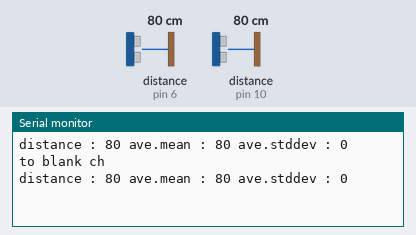
This sketch was run on a simulated Arduino Uno, built with avr-gcc and run on an emulated ATmega328P. Parts: the last lines printed to the serial monitor. The test bench sets the inputs (shaded band); at power-on: distance to the obstacle (sensors on pin 6, pin 10) 80 cm. The echo pulse lasts 58.3 µs per cm.

Above: at 1.9 s.
2.0 s: distance to the obstacle (sensor on pin 6) set to 120 cm
At 6.2 s:
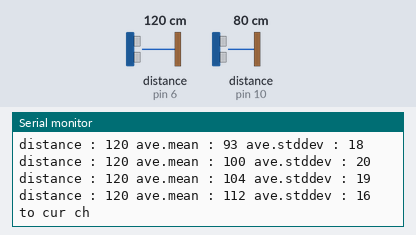
6.3 s: distance to the obstacle (sensor on pin 6) set to 2 cm
At 7.6 s:
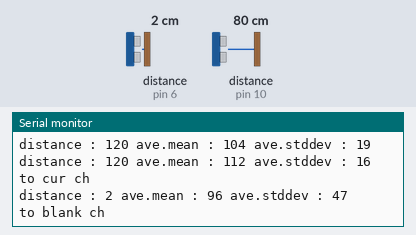
Timing chart, 0 to 9.3 s (numbered marks = the images above; inputs shaded):
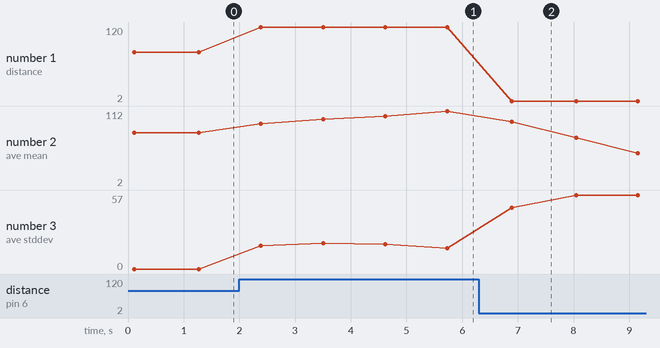

The sketch:

_02_hc-sr04_lib.ino
```cpp
/*
https://github.com/JRodrigoTech/Ultrasonic-HC-SR04
https://github.com/MajenkoLibraries/Average
*/
#include <Average.h>
#include <Ultrasonic.h>
#include <IRremote.h>

IRsend irsend;

Ultrasonic ultraleft(5,6,30000);   // (Trig PIN,Echo PIN)
Ultrasonic ultraright(9,10,30000);  // (Trig PIN,Echo PIN)

Average<float> ave(5);

int power_status = 1 ;

unsigned long  tv_input = 0x20DFD02F;
unsigned long  tv_right = 0x20DF609F;
unsigned long  tv_left  = 0x20DFE01F;
unsigned long  tv_enter = 0x20DF22DD;

int tv_cur_input_no  = 1;
int tv_move_input_no = 3;

void setup() {
  Serial.begin (38400);
  pinMode(4, OUTPUT); // VCC pin
  pinMode(7, OUTPUT); // GND ping

  pinMode(8, OUTPUT); // VCC pin
  pinMode(11, OUTPUT); // GND ping

  digitalWrite(4, HIGH); // VCC +5V mode
  digitalWrite(7, LOW);  // GND mode

  digitalWrite(8, HIGH); // VCC +5V mode
  digitalWrite(11, LOW);  // GND mode

  pinMode(12, OUTPUT); // GND for IR
  digitalWrite(2, LOW);


}

void tv_input_to_blank(){
  irsend.sendNEC(tv_input, 32);
  delay(3000);
  for ( int i = 0 ; i < ( tv_move_input_no - tv_cur_input_no) ; i++ ) {
    irsend.sendNEC(tv_right, 32);
    delay(300);
  }
  irsend.sendNEC(tv_enter, 32);
}

void tv_input_to_cur(){
  irsend.sendNEC(tv_input, 32);
  delay(3000);
  for ( int i = 0 ; i < ( tv_move_input_no - tv_cur_input_no) ; i++ ) {
    irsend.sendNEC(tv_left, 32);
    delay(300);
  }
  irsend.sendNEC(tv_enter, 32);
}

long check_distance() {
  int distanceleft = ultraleft.Ranging(CM);
  delay(50);
  int distanceright = ultraright.Ranging(CM);
  delay(50);

  //if ( distanceleft >= distanceright ) {
  //   return distanceright;
  //} else {
     return distanceleft ;
  //}
}

void loop() {

  int distance = check_distance();
  ave.push(distance);

  Serial.print("distance : ");
  Serial.print(distance);
  Serial.print(" ave.mean : ");
  Serial.print(int(ave.mean()));
  Serial.print(" ave.stddev : ");
  Serial.println(int(ave.stddev()));


  if ( ( ave.stddev() < 50) && ( int(ave.mean()) <= 100 )  && ( power_status == 1) ) {
    Serial.println("to blank ch");
    //tv_input_to_blank();
    delay(50);
    power_status = 0;
  }

  if ( ( ave.stddev() < 50) && ( int(ave.mean()) > 110 )  && ( power_status == 0) ) {
    Serial.println("to cur ch");
    //tv_input_to_cur();
    delay(50);
    power_status = 1;
  }

  if ( power_status == 0 ) {
    digitalWrite(12, HIGH);
  } else {
    digitalWrite(12, LOW);
  }

  delay(1000);
}
```

Measured:
- after the input at 2.0 s, the serial monitor: prints a new line after 0.39 s (image 1)
- after the input at 6.3 s, the serial monitor: prints a new line after 0.59 s (image 2)
- plotted number 1: 80 → 120 after the input at 2.0 s, 120 → 2 after the input at 6.3 s
- plotted number 2: 80 → 112 after the input at 2.0 s, 112 → 2 after the input at 6.3 s
- plotted number 3: 0 → 16 after the input at 2.0 s
